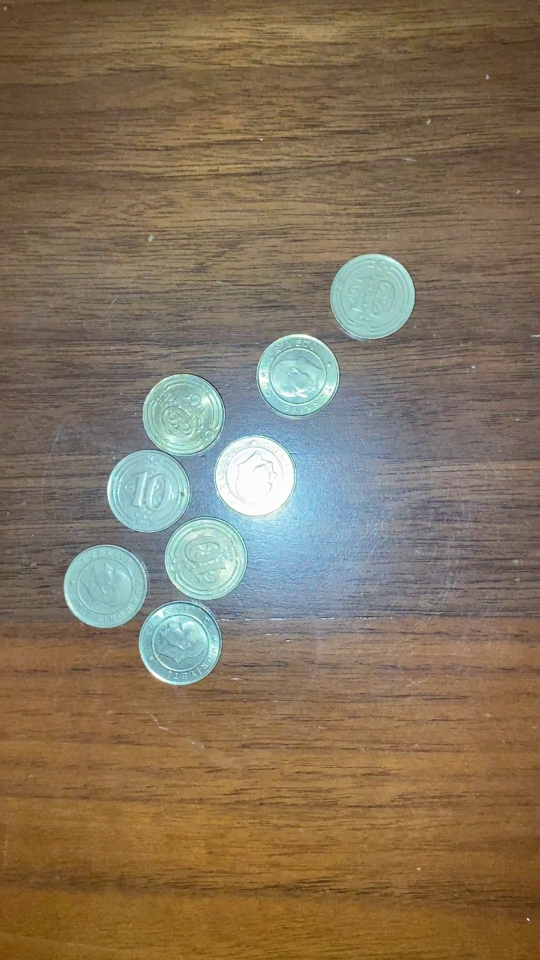
#> input picture capstone2/Frames/10_kr.mp4_1.jpg, 1080 x 1920 px (shown at 1/2 size); its folder holds only this picture in this run
$ python onlyHough.py
#> lines starting #> are read from the running program, lines starting #| are printed output that depends on the picture; after the words box and inside, x2 and y2 are one past the last pixel; in counts of white or black regions, pixels touching at a corner belong together
import cv2
import numpy as np
import os
coins = os.listdir("Frames")

def detect_coins(coins_list):

    for coins_img in coins_list:
        coins = cv2.imread(f"Frames/{coins_img}")
#> coins is the input picture: shape (1920, 1080, 3); mean B, G, R 92.9, 116.1, 132
        gray = cv2.cvtColor(coins, cv2.COLOR_BGR2GRAY)
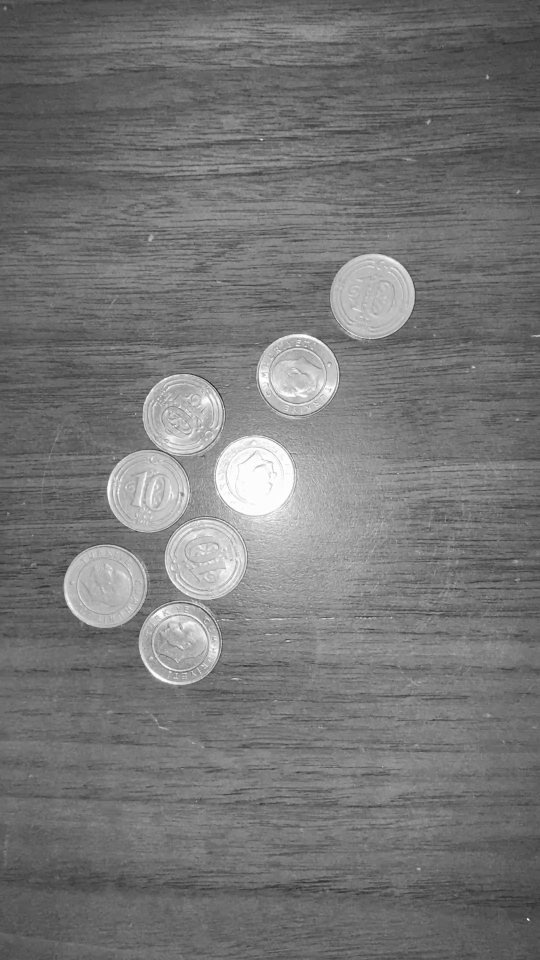
#> gray: shape (1920, 1080) (shown at 1/2 size); min 10, max 255, mean 118.2
        img = cv2.medianBlur(gray, 11)
        circles = cv2.HoughCircles(
            img,  # source image
            cv2.HOUGH_GRADIENT,  # type of detection
            1,
            50,
            param1=100,
            param2=50,
            minRadius=10,  # minimal radius
            maxRadius=380,  # max radius
        )
#> circles = [[295.5, 981.5, 81.6], [743.5, 591.5, 85.2], [209.5, 1172.5, 82.6], [509.5, 951.5, 78.2], [359.5, 1286.5, 82.9], [595.5, 747.5, 80.7], [364.5, 829.5, 79.6], [413.5, 1119.5, 78.6]]

        coins_copy = coins.copy()


        for detected_circle in circles[0]:
            x_coor, y_coor, detected_radius = detected_circle
            coins_detected = cv2.circle(
                coins_copy,
                (int(x_coor), int(y_coor)),
                int(detected_radius),
                (0, 255, 0),
                4,
            )
#> this loop made 8 passes
#> pass 2, in detect_coins, `coins_detected = cv2.circle( coins_copy, (int(x_coor), int(y_coor)), i..`:
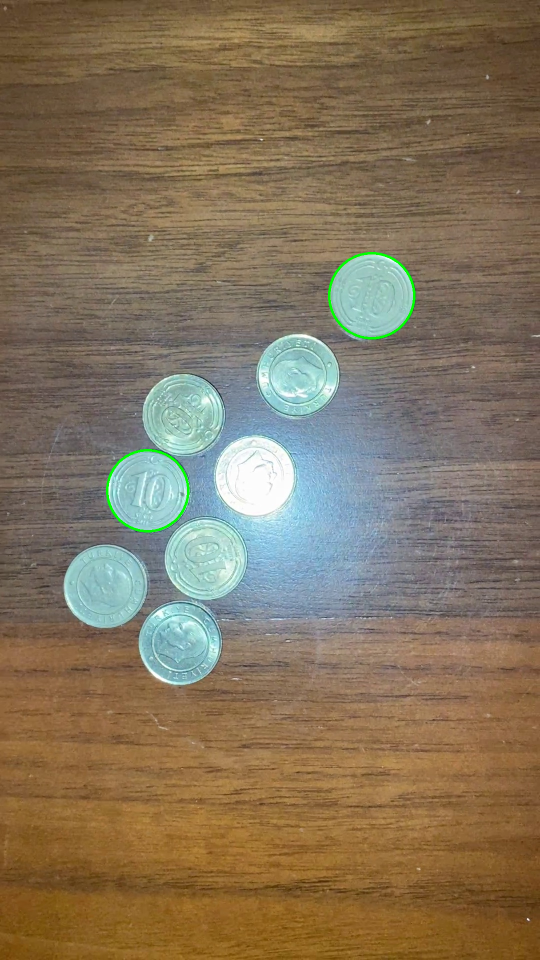
#> coins_detected: shape (1920, 1080, 3) (shown at 1/2 size); mean B, G, R 92.5, 116.3, 131.7
#> pass 3, in detect_coins, `coins_detected = cv2.circle( coins_copy, (int(x_coor), int(y_coor)), i..`:
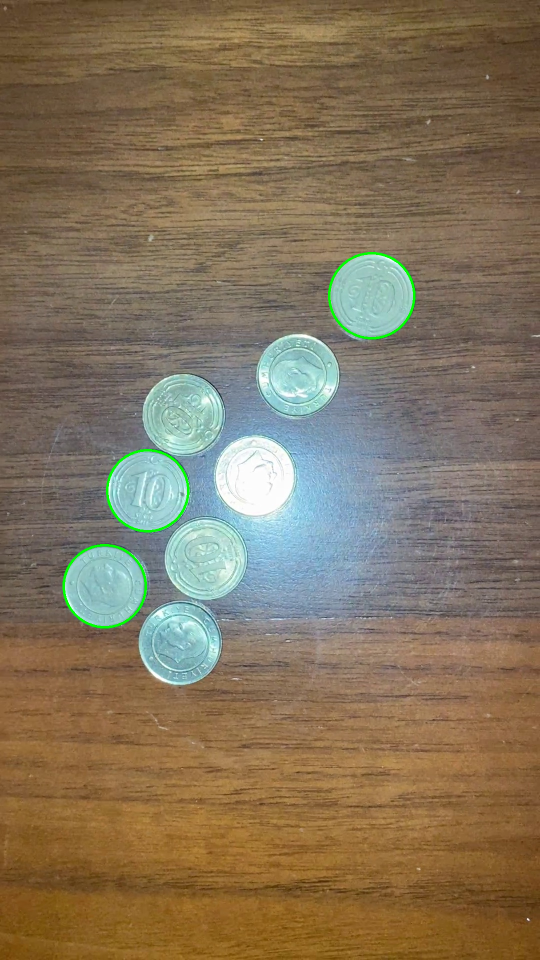
#> coins_detected: shape (1920, 1080, 3) (shown at 1/2 size); 0.12% of pixels changed, all inside (x1, y1, x2, y2) = (125, 1088, 294, 1257)
#> after the loop:
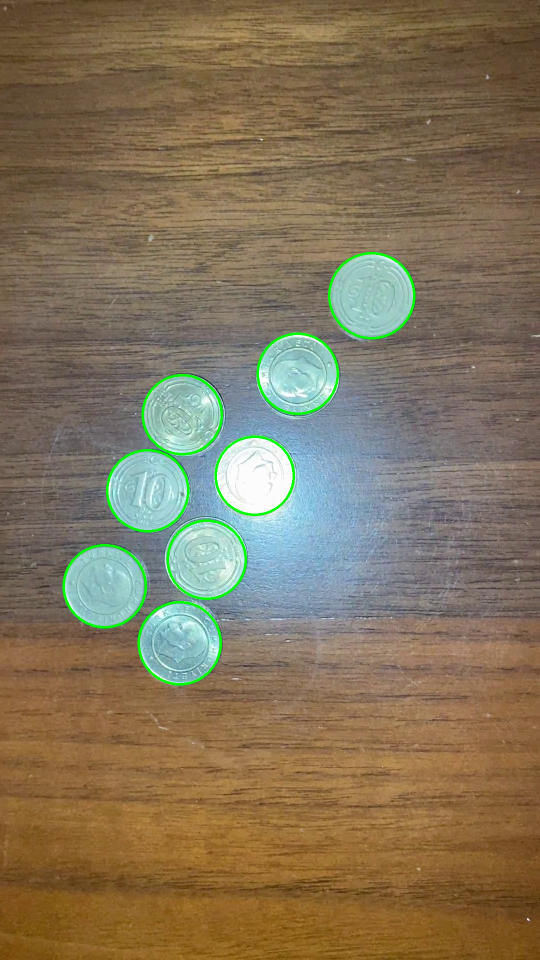
#> coins_copy: shape (1920, 1080, 3) (shown at 1/2 size); 0.97% of pixels changed, all inside (x1, y1, x2, y2) = (125, 504, 831, 1371)
        coins_detected = cv2.resize(coins_detected, (360,640))
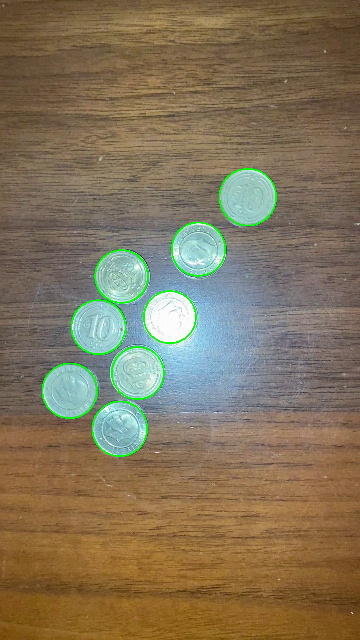
#> coins_detected: shape (640, 360, 3); mean B, G, R 91.1, 116.7, 130.5
        cv2.imshow("detected", coins_detected)
        cv2.waitKey(0)

        #return circles


if __name__ == '__main__':
    detect_coins(coins)

$ run again, on capstone2/Frames/50_kr.mp4_1.jpg
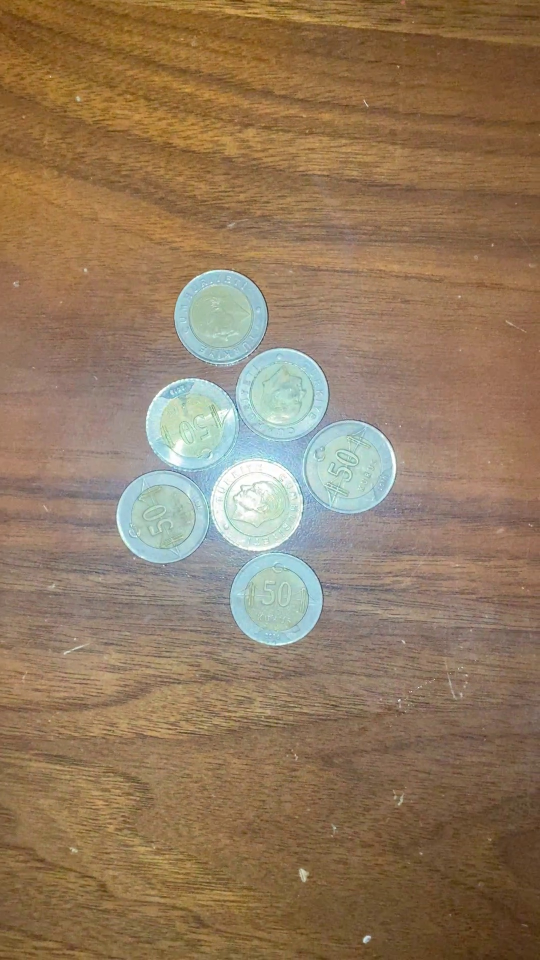
#> input picture capstone2/Frames/50_kr.mp4_1.jpg, 1080 x 1920 px (shown at 1/2 size)
#> in detect_coins, coins is the input picture: shape (1920, 1080, 3); mean B, G, R 95, 122.3, 146.5
#> in detect_coins, `gray = cv2.cvtColor(coins, cv2.COLOR_BGR2GRAY)`:
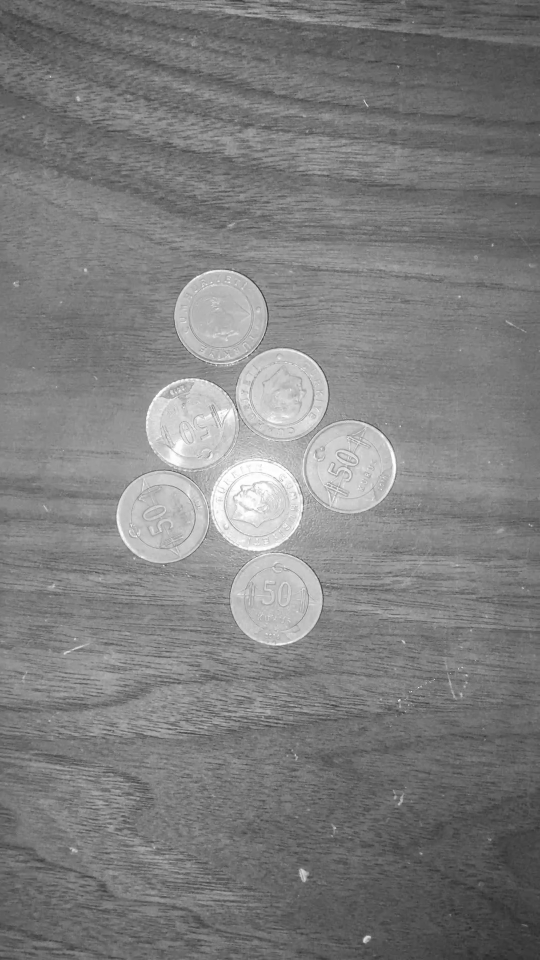
#> gray: shape (1920, 1080) (shown at 1/2 size); min 33, max 255, mean 126.4
#> circles = [[698.5, 933.5, 93.1], [552.5, 1199.5, 91.6], [442.5, 633.5, 94.2], [512.5, 1010.5, 90.6]]
#> the loop in detect_coins, `for detected_circle in circles[0]:` made 4 passes
#> in detect_coins, `coins_detected = cv2.resize(coins_detected, (360,640))`:
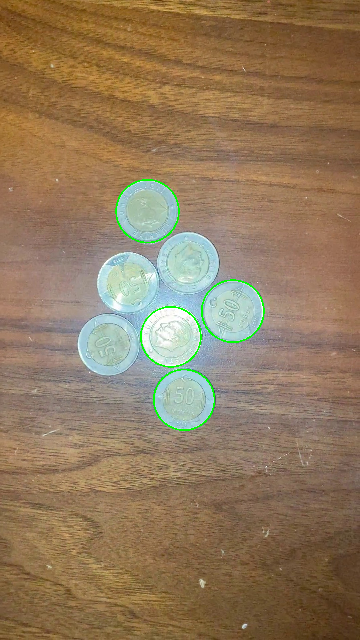
#> coins_detected: shape (640, 360, 3); mean B, G, R 93.9, 122.7, 145.5
